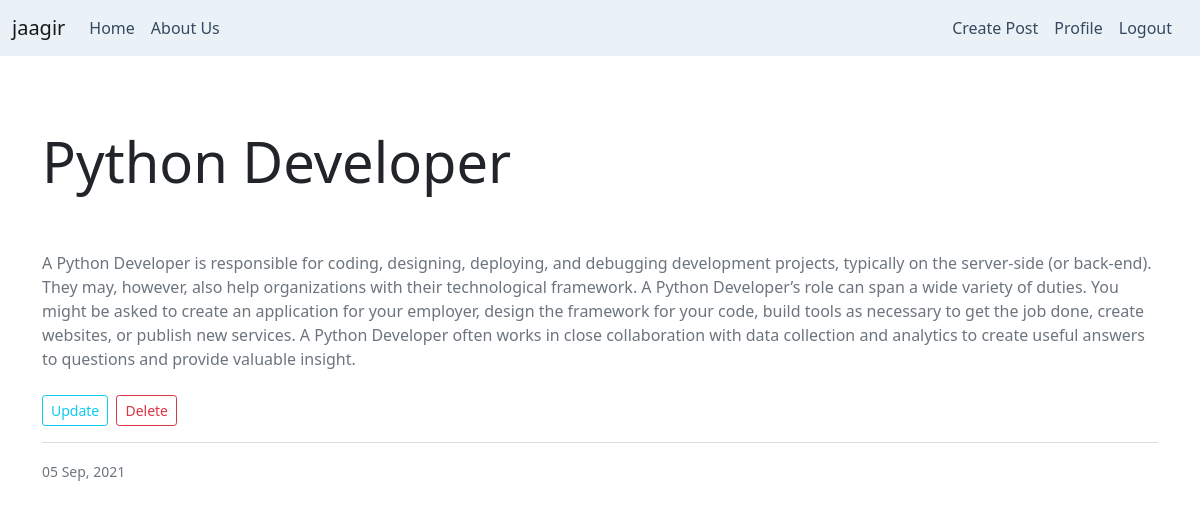
Screenshot of /blog/detail/12/ (signed in) with the database file from the repository.
### blog/models.py (models this page shows, shortened)
class Post(models.Model):
    title           = models.CharField(max_length=100)
    job_description = models.TextField()
    post_date       = models.DateTimeField(default=timezone.now)
    author          = models.ForeignKey(User, on_delete=models.CASCADE)

### blog/views.py (the view)
# urls.py: path('detail/<int:pk>/', PostDetailView.as_view(), name='post-detail'),
class PostDetailView(LoginRequiredMixin, DetailView):
    model = Post

### blog/templates/blog/post_detail.html
{% extends 'blog/base.html' %}
{% block content %}
<div class="jumbotron jumbotron-fluid text-dark p-4" style="height:350px">
<div class="container py-5">
  <h1 class="display-4">{{object.title}}</h1>
</div>
<div class="text-muted container">
<p class="mb-4">{{object.job_description}}</p>
{% if object.author == user %}
<a class="btn btn-outline-info btn-sm me-1" href="{% url 'post-update' object.id%}">Update</a>
<a class="btn btn-outline-danger btn-sm" href="{% url 'post-delete' object.id%}">Delete</a>
{% endif %}
<hr>
<small class="text-muted">{{object.post_date|date:" d M, Y "}}</small>
</div>
</div>
{% endblock content %}

### rows the page displays
Post: title "Python Developer", job_description "A Python Developer is responsible for coding, designing, deploying, and debugging development projects, typically on the server-side (or back-end). They may, however, also help organizations with their technological framework. A Python Developer’s role can span a wide variety of duties. You might be asked to create an application for your employer, design the framework for your code, build tools as necessary to get the job done, create websites, or publish new services. A Python Developer often works in close collaboration with data collection and analytics to create useful answers to questions and provide valuable insight.", post_date "05 Sep, 2021"
